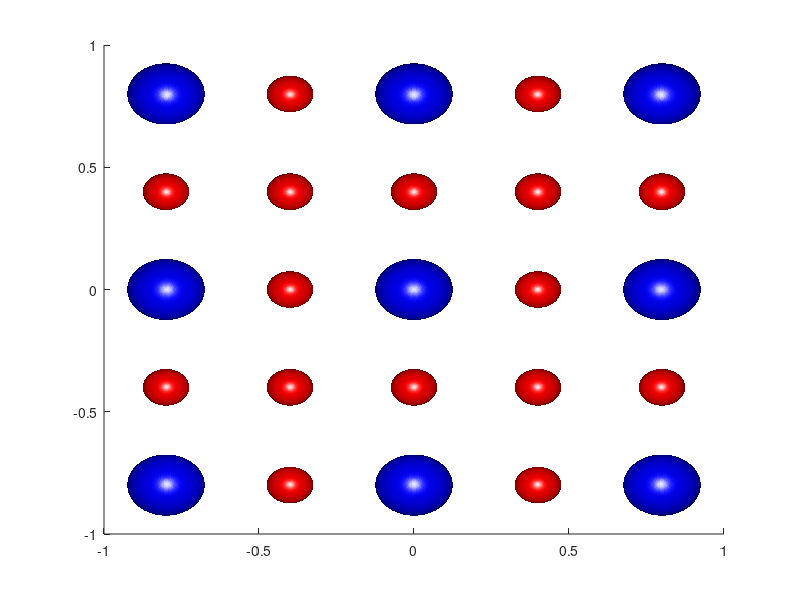

Write the MATLAB code that produced this figure.
clear all
clc;
[x,y,z]=sphere(100);
hold on

% i=1;
% K=3;
for c11 = -0.8:0.4:0.8
    for c12 = -0.8:0.4:0.8
        for c13 = -0.8:0.4:0.8
            surf(0.075*x-c11,0.075*y-c12, 0.075*z-c13,'LineStyle','none','FaceColor', 'r');
        end
    end
end
hold on

for c1 = -0.8:0.8:0.8
    for c2 = -0.8:0.8:0.8
        for c3 = -0.8:0.8:0.8
            surf(0.125*x-c1,0.125*y-c2, 0.125*z-c3,'LineStyle','none','FaceColor', 'b');
        end
    end
end
hold on

camlight('headlight')